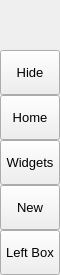
        <widget class="QFrame" name="leftMenuBg">
         <property name="minimumSize">
          <size>
           <width>60</width>
           <height>0</height>
          </size>
         </property>
         <property name="maximumSize">
          <size>
           <width>60</width>
           <height>16777215</height>
          </size>
         </property>
         <property name="frameShape">
          <enum>QFrame::NoFrame</enum>
         </property>
         <property name="frameShadow">
          <enum>QFrame::Raised</enum>
         </property>
         <layout class="QVBoxLayout" name="verticalLayout_3">
          <property name="spacing">
           <number>0</number>
          </property>
          <property name="leftMargin">
           <number>0</number>
          </property>
          <property name="topMargin">
           <number>0</number>
          </property>
          <property name="rightMargin">
           <number>0</number>
          </property>
          <property name="bottomMargin">
           <number>0</number>
          </property>
          <item>
           <widget class="QFrame" name="topLogoInfo">
            <property name="minimumSize">
             <size>
              <width>0</width>
              <height>50</height>
             </size>
            </property>
            <property name="maximumSize">
             <size>
              <width>16777215</width>
              <height>50</height>
             </size>
            </property>
            <property name="frameShape">
             <enum>QFrame::NoFrame</enum>
            </property>
            <property name="frameShadow">
             <enum>QFrame::Raised</enum>
            </property>
            <widget class="QFrame" name="topLogo">
             <property name="geometry">
              <rect>
               <x>10</x>
               <y>5</y>
               <width>42</width>
               <height>42</height>
              </rect>
             </property>
             <property name="minimumSize">
              <size>
               <width>42</width>
               <height>42</height>
              </size>
             </property>
             <property name="maximumSize">
              <size>
               <width>42</width>
               <height>42</height>
              </size>
             </property>
             <property name="frameShape">
              <enum>QFrame::NoFrame</enum>
             </property>
             <property name="frameShadow">
              <enum>QFrame::Raised</enum>
             </property>
            </widget>
            <widget class="QLabel" name="titleLeftApp">
             <property name="geometry">
              <rect>
               <x>70</x>
               <y>8</y>
               <width>160</width>
               <height>20</height>
              </rect>
             </property>
             <property name="font">
              <font>
               <family>Segoe UI Semibold</family>
               <pointsize>12</pointsize>
               <weight>7</weight>
               <italic>false</italic>
               <bold>false</bold>
              </font>
             </property>
             <property name="text">
              <string>Neek Gui</string>
             </property>
             <property name="alignment">
              <set>Qt::AlignLeading|Qt::AlignLeft|Qt::AlignTop</set>
             </property>
            </widget>
            <widget class="QLabel" name="titleLeftDescription">
             <property name="geometry">
              <rect>
               <x>70</x>
               <y>27</y>
               <width>160</width>
               <height>16</height>
              </rect>
             </property>
             <property name="maximumSize">
              <size>
               <width>16777215</width>
               <height>16</height>
              </size>
             </property>
             <property name="font">
              <font>
               <family>Segoe UI</family>
               <pointsize>8</pointsize>
               <weight>50</weight>
               <italic>false</italic>
               <bold>false</bold>
              </font>
             </property>
             <property name="text">
              <string>Modern GUI For Hacks</string>
             </property>
             <property name="alignment">
              <set>Qt::AlignLeading|Qt::AlignLeft|Qt::AlignTop</set>
             </property>
            </widget>
           </widget>
          </item>
          <item>
           <widget class="QFrame" name="leftMenuFrame">
            <property name="frameShape">
             <enum>QFrame::NoFrame</enum>
            </property>
            <property name="frameShadow">
             <enum>QFrame::Raised</enum>
            </property>
            <layout class="QVBoxLayout" name="verticalMenuLayout">
             <property name="spacing">
              <number>0</number>
             </property>
             <property name="leftMargin">
              <number>0</number>
             </property>
             <property name="topMargin">
              <number>0</number>
             </property>
             <property name="rightMargin">
              <number>0</number>
             </property>
             <property name="bottomMargin">
              <number>0</number>
             </property>
             <item>
              <widget class="QFrame" name="toggleBox">
               <property name="maximumSize">
                <size>
                 <width>16777215</width>
                 <height>45</height>
                </size>
               </property>
               <property name="frameShape">
                <enum>QFrame::NoFrame</enum>
               </property>
               <property name="frameShadow">
                <enum>QFrame::Raised</enum>
               </property>
               <layout class="QVBoxLayout" name="verticalLayout_4">
                <property name="spacing">
                 <number>0</number>
                </property>
                <property name="leftMargin">
                 <number>0</number>
                </property>
                <property name="topMargin">
                 <number>0</number>
                </property>
                <property name="rightMargin">
                 <number>0</number>
                </property>
                <property name="bottomMargin">
                 <number>0</number>
                </property>
                <item>
                 <widget class="QPushButton" name="toggleButton">
                  <property name="sizePolicy">
                   <sizepolicy hsizetype="Expanding" vsizetype="Fixed">
                    <horstretch>0</horstretch>
                    <verstretch>0</verstretch>
                   </sizepolicy>
                  </property>
                  <property name="minimumSize">
                   <size>
                    <width>0</width>
                    <height>45</height>
                   </size>
                  </property>
                  <property name="font">
                   <font>
                    <family>Segoe UI</family>
                    <pointsize>10</pointsize>
                    <weight>50</weight>
                    <italic>false</italic>
                    <bold>false</bold>
                   </font>
                  </property>
                  <property name="cursor">
                   <cursorShape>PointingHandCursor</cursorShape>
                  </property>
                  <property name="layoutDirection">
                   <enum>Qt::LeftToRight</enum>
                  </property>
                  <property name="styleSheet">
                   <string notr="true">background-image: url(:/icons/images/icons/icon_menu.png);</string>
                  </property>
                  <property name="text">
                   <string>Hide</string>
                  </property>
                 </widget>
                </item>
               </layout>
              </widget>
             </item>
             <item alignment="Qt::AlignTop">
              <widget class="QFrame" name="topMenu">
               <property name="frameShape">
                <enum>QFrame::NoFrame</enum>
               </property>
               <property name="frameShadow">
                <enum>QFrame::Raised</enum>
               </property>
               <layout class="QVBoxLayout" name="verticalLayout_8">
                <property name="spacing">
                 <number>0</number>
                </property>
                <property name="leftMargin">
                 <number>0</number>
                </property>
                <property name="topMargin">
                 <number>0</number>
                </property>
                <property name="rightMargin">
                 <number>0</number>
                </property>
                <property name="bottomMargin">
                 <number>0</number>
                </property>
                <item>
                 <widget class="QPushButton" name="btn_home">
                  <property name="sizePolicy">
                   <sizepolicy hsizetype="Expanding" vsizetype="Fixed">
                    <horstretch>0</horstretch>
                    <verstretch>0</verstretch>
                   </sizepolicy>
                  </property>
                  <property name="minimumSize">
                   <size>
                    <width>0</width>
                    <height>45</height>
                   </size>
                  </property>
                  <property name="font">
                   <font>
                    <family>Segoe UI</family>
                    <pointsize>10</pointsize>
                    <weight>50</weight>
                    <italic>false</italic>
                    <bold>false</bold>
                   </font>
                  </property>
                  <property name="cursor">
                   <cursorShape>PointingHandCursor</cursorShape>
                  </property>
                  <property name="layoutDirection">
                   <enum>Qt::LeftToRight</enum>
                  </property>
                  <property name="styleSheet">
                   <string notr="true">background-image: url(:/icons/images/icons/cil-home.png);</string>
                  </property>
                  <property name="text">
                   <string>Home</string>
                  </property>
                 </widget>
                </item>
                <item>
                 <widget class="QPushButton" name="btn_widgets">
                  <property name="sizePolicy">
                   <sizepolicy hsizetype="Expanding" vsizetype="Fixed">
                    <horstretch>0</horstretch>
                    <verstretch>0</verstretch>
                   </sizepolicy>
                  </property>
                  <property name="minimumSize">
                   <size>
                    <width>0</width>
                    <height>45</height>
                   </size>
                  </property>
                  <property name="font">
                   <font>
                    <family>Segoe UI</family>
                    <pointsize>10</pointsize>
                    <weight>50</weight>
                    <italic>false</italic>
                    <bold>false</bold>
                   </font>
                  </property>
                  <property name="cursor">
                   <cursorShape>PointingHandCursor</cursorShape>
                  </property>
                  <property name="layoutDirection">
                   <enum>Qt::LeftToRight</enum>
                  </property>
                  <property name="styleSheet">
                   <string notr="true">background-image: url(:/icons/images/icons/cil-gamepad.png);</string>
                  </property>
                  <property name="text">
                   <string>Widgets</string>
                  </property>
                 </widget>
                </item>
                <item>
                 <widget class="QPushButton" name="btn_new">
                  <property name="sizePolicy">
                   <sizepolicy hsizetype="Expanding" vsizetype="Fixed">
                    <horstretch>0</horstretch>
                    <verstretch>0</verstretch>
                   </sizepolicy>
                  </property>
                  <property name="minimumSize">
                   <size>
                    <width>0</width>
                    <height>45</height>
                   </size>
                  </property>
                  <property name="font">
                   <font>
                    <family>Segoe UI</family>
                    <pointsize>10</pointsize>
                    <weight>50</weight>
                    <italic>false</italic>
                    <bold>false</bold>
                   </font>
                  </property>
                  <property name="cursor">
                   <cursorShape>PointingHandCursor</cursorShape>
                  </property>
                  <property name="layoutDirection">
                   <enum>Qt::LeftToRight</enum>
                  </property>
                  <property name="styleSheet">
                   <string notr="true">background-image: url(:/icons/images/icons/cil-code.png);</string>
                  </property>
                  <property name="text">
                   <string>New</string>
                  </property>
                 </widget>
                </item>
               </layout>
              </widget>
             </item>
             <item alignment="Qt::AlignBottom">
              <widget class="QFrame" name="bottomMenu">
               <property name="frameShape">
                <enum>QFrame::NoFrame</enum>
               </property>
               <property name="frameShadow">
                <enum>QFrame::Raised</enum>
               </property>
               <layout class="QVBoxLayout" name="verticalLayout_9">
                <property name="spacing">
                 <number>0</number>
                </property>
                <property name="leftMargin">
                 <number>0</number>
                </property>
                <property name="topMargin">
                 <number>0</number>
                </property>
                <property name="rightMargin">
                 <number>0</number>
                </property>
                <property name="bottomMargin">
                 <number>0</number>
                </property>
                <item>
                 <widget class="QPushButton" name="toggleLeftBox">
                  <property name="sizePolicy">
                   <sizepolicy hsizetype="Expanding" vsizetype="Fixed">
                    <horstretch>0</horstretch>
                    <verstretch>0</verstretch>
                   </sizepolicy>
                  </property>
                  <property name="minimumSize">
                   <size>
                    <width>0</width>
                    <height>45</height>
                   </size>
                  </property>
                  <property name="font">
                   <font>
                    <family>Segoe UI</family>
                    <pointsize>10</pointsize>
                    <weight>50</weight>
                    <italic>false</italic>
                    <bold>false</bold>
                   </font>
                  </property>
                  <property name="cursor">
                   <cursorShape>PointingHandCursor</cursorShape>
                  </property>
                  <property name="layoutDirection">
                   <enum>Qt::LeftToRight</enum>
                  </property>
                  <property name="styleSheet">
                   <string notr="true">background-image: url(:/icons/images/icons/icon_settings.png);</string>
                  </property>
                  <property name="text">
                   <string>Left Box</string>
                  </property>
                 </widget>
                </item>
               </layout>
              </widget>
             </item>
            </layout>
           </widget>
          </item>
         </layout>
        </widget>
